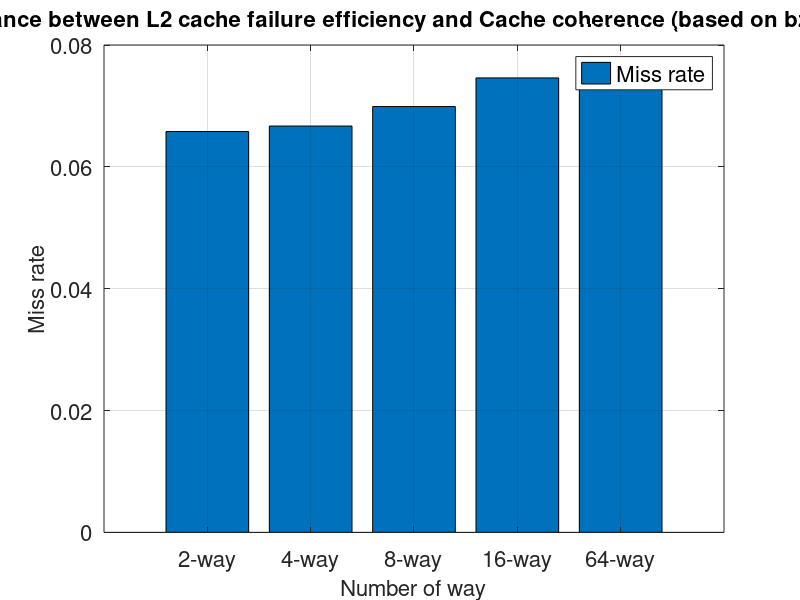

This chart was generated by the following MATLAB code:
y=[0.0658 ;	0.0667 ;	0.0699; 	0.0746; 	0.0746;];
b=bar(y);
grid on;
ch = get(b,'children');
set(gca,'XTickLabel',{'2-way','4-way','8-way','16-way', '64-way'}, 'FontSize', 16)
%set(ch,'FaceVertexCData',[1 0 1;0 0 0;])
legend('Miss rate', 'FontSize', 16);
xlabel('Number of way', 'FontSize', 16);
ylabel('Miss rate', 'FontSize', 16);
title('The relevance between L2 cache failure efficiency and Cache coherence (based on bzip2 dataset)', 'FontSize', 16);